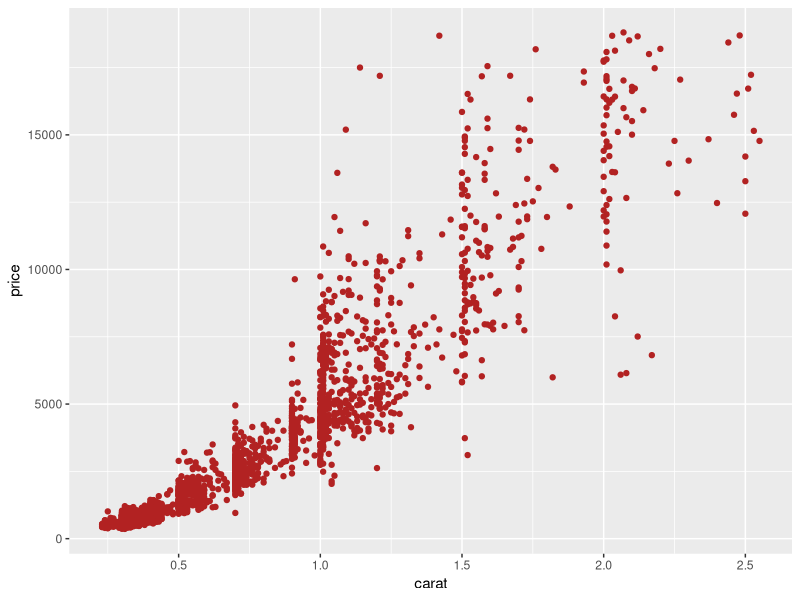
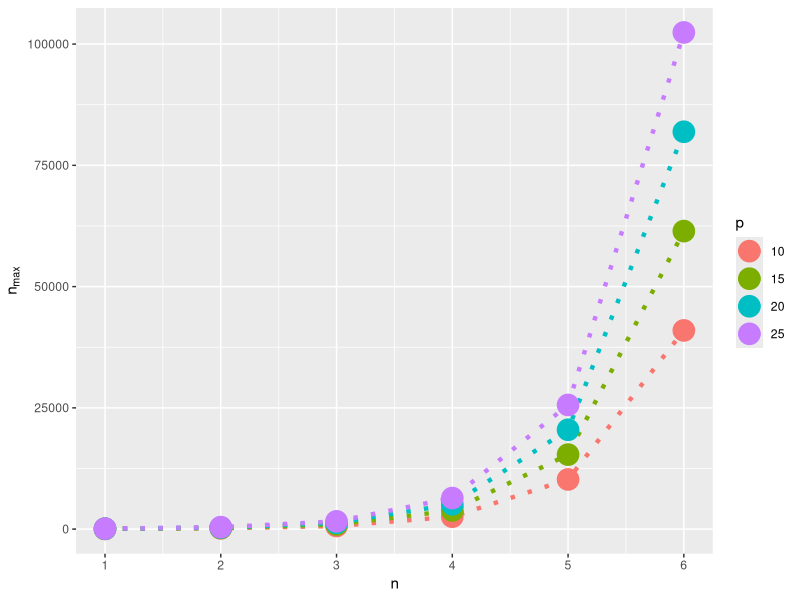

R code for these plots, in order:
## ---- chunk 1
# the echo=5 tells knitr that I want all lines to run but only show #5
library(ggplot2)
data(diamonds)
diamonds<-diamonds[sample(1:nrow(diamonds),2000),]
ggplot(diamonds, aes(carat, price))+geom_point(color="firebrick")
## ---- chunk 2
library(ggplot2)
library(reshape2)
n <- 1:6
n_max <- 4^n

dat <- melt(sapply(2:5*5, function(i) i * n_max))
dat[["Var2"]] <- factor(dat[["Var2"]])
levels(dat[["Var2"]]) <- 2:5*5
colnames(dat) <- c("n", "p", "n_max")
ggplot(dat, aes(x = n, y = n_max, fill = p, col = p)) + 
  geom_line(linetype="dotted", size=1.5) + 
  geom_point(size=7, shape=21) +
  scale_x_continuous(breaks = 0L:6) +
  scale_y_continuous(expression(n["max"]))
